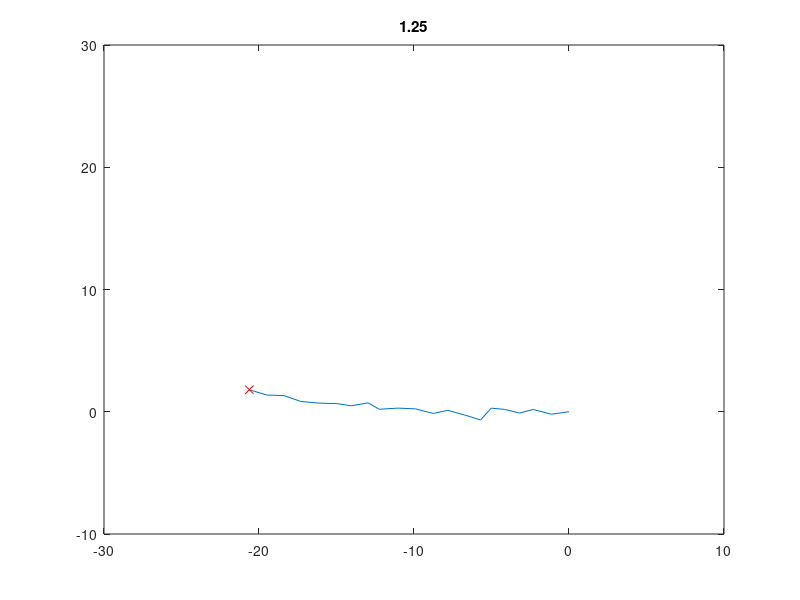

MATLAB code for this plot:
function spagetthi

g = 9.81;
N = 20;
rpaMass = 333;  % rpa = remote piloted aircraft
cableDensityUpper = 0.0444;  

spagetthiLength = 25;
L0 = spagetthiLength/N;
segmentMass = L0*cableDensityUpper;

d = 0.00777;    
A = (d/2)^2*pi;
E = 1e11;
springCoeff = E*A/L0;             % N/m  

liftForce = 33333/rpaMass;

preTensionAccel = 3333/segmentMass;

activeNodes = 0;

rpaPosition0 = [0;L0];
rpaVelocity0 = [0;0];

positions0 = zeros(2,N);
velocities0  = zeros(2,N);  

x = pack(rpaPosition0,rpaVelocity0,positions0,velocities0);

[tout,xout] = ode45(@ode,(0:0.05:1.3),x);

figure;
for l=1:length(tout)-1
  tic;
  x = xout(l,:)';
  [rpaPosition,rpaVelocity,positions,velocities] = unpack(x);
  
  hold off
  plot([positions(1,:),rpaPosition(1)],[positions(2,:),rpaPosition(2)],'-')
  hold on
  plot(rpaPosition(1,:),rpaPosition(2,:),'rx-')
  
  
  xlim([-30,10])
  ylim([-10,30])
  pause(mean(diff(tout))-toc);
  title(tout(l))
  drawnow
end

keyboard

  function dx = ode(~,x)
    [rpaPosition,rpaVelocity,positions,velocities] = unpack(x);
    [rpaAcceleration,accelerations] = dynamics(rpaPosition,rpaVelocity,positions,velocities);
    dx = pack(rpaVelocity,rpaAcceleration,velocities,accelerations);
  end

  function x = pack(rpaPosition,rpaVelocity,positions,velocities)
    x = zeros(5+4*N-1,1);
    x(1:2) = rpaPosition;
    x(3:4) = rpaVelocity;
    x(5:5+2*N-1) = reshape(positions,2*N,1);
    x(5+2*N:5+4*N-1) = reshape(velocities,2*N,1); 
  end

  function [rpaPosition,rpaVelocity,positions,velocities] = unpack(x)
    rpaPosition = x(1:2);
    rpaVelocity = x(3:4);
    positions = reshape(x(5:5+2*N-1),2,N);
    velocities = reshape(x(5+2*N:5+4*N-1),2,N);
  end

  function [rpaAcceleration,accelerations] = dynamics(rpaPosition,rpaVelocity,positions,velocities)

    accelerations  = zeros(2,N);
    for k=1:N-1

      pk = positions(:,k);
      pknext = positions(:,k+1);
      
      distance = norm(pknext-pk);

      displacement = distance-L0;     % m
      if displacement>0
        tensionForce = springCoeff * displacement;
        ak = tensionForce * (pknext-pk) / distance / segmentMass;
        aknext = -tensionForce * (pknext-pk) / distance / segmentMass;
        
        activeNodes = max(activeNodes,N-k+1);
      else
        ak = 0;
        aknext = 0;
      end
      
      % tension and gravity on all active nodes
      if k > N-activeNodes 
        accelerations(:,k)   = accelerations(:,k) + ak;
        accelerations(:,k+1) = accelerations(:,k+1) + aknext - [0;g];
      end
      
      % pretension on single active node
      if (k == N-activeNodes+1) && (accelerations(1,k) < -preTensionAccel)
        accelerations(1,k)  = accelerations(1,k) + preTensionAccel;
      end

    end

    pN = positions(:,N);
    distance = norm(rpaPosition-pN);
    
    displacement = distance-L0;     % m
    if displacement>1e-3
      tensionForce = springCoeff * displacement;
      tensionvec = tensionForce * (rpaPosition-pN) / distance;
      aN = tensionvec / segmentMass;
      rpaAcceleration = [-tensionvec(1)/rpaMass;0];
      
      if activeNodes == 0 && (aN(1) < -preTensionAccel)
        aN(1)  = aN(1) + preTensionAccel;
      end
      
    else
      aN = 0;
      rpaAcceleration = [0;0];
    end
    
    accelerations(:,N) = accelerations(:,N)+aN;    
    accelerations(:,1) = [0;0];

    if norm(rpaVelocity) < 25
      rpaAcceleration = rpaAcceleration + [-3*g;0];
    end
    
    if rpaPosition(1) < -18
      rpaAcceleration(2) = rpaAcceleration(2) + liftForce;
    end
    
  end

end